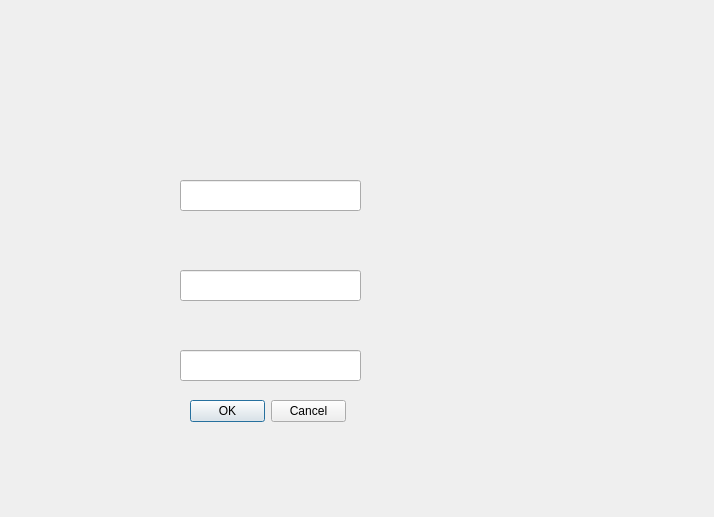
<?xml version="1.0" encoding="UTF-8"?>
<ui version="4.0">
 <class>Dialog</class>
 <widget class="QDialog" name="Dialog">
  <property name="geometry">
   <rect>
    <x>0</x>
    <y>0</y>
    <width>714</width>
    <height>517</height>
   </rect>
  </property>
  <property name="windowTitle">
   <string>Dialog</string>
  </property>
  <widget class="QLineEdit" name="UserrlineEdit">
   <property name="geometry">
    <rect>
     <x>180</x>
     <y>180</y>
     <width>181</width>
     <height>31</height>
    </rect>
   </property>
  </widget>
  <widget class="QLineEdit" name="ContralineEdit">
   <property name="geometry">
    <rect>
     <x>180</x>
     <y>270</y>
     <width>181</width>
     <height>31</height>
    </rect>
   </property>
  </widget>
  <widget class="QLineEdit" name="RepetirContlineEdit">
   <property name="geometry">
    <rect>
     <x>180</x>
     <y>350</y>
     <width>181</width>
     <height>31</height>
    </rect>
   </property>
  </widget>
  <widget class="QDialogButtonBox" name="buttonBox">
   <property name="geometry">
    <rect>
     <x>190</x>
     <y>400</y>
     <width>156</width>
     <height>23</height>
    </rect>
   </property>
   <property name="standardButtons">
    <set>QDialogButtonBox::Cancel|QDialogButtonBox::Ok</set>
   </property>
  </widget>
  <widget class="QLabel" name="label">
   <property name="geometry">
    <rect>
     <x>0</x>
     <y>-10</y>
     <width>711</width>
     <height>541</height>
    </rect>
   </property>
   <property name="text">
    <string/>
   </property>
   <property name="pixmap">
    <pixmap resource="imganes.qrc">:/FONDOLO.png</pixmap>
   </property>
  </widget>
  <zorder>label</zorder>
  <zorder>UserrlineEdit</zorder>
  <zorder>ContralineEdit</zorder>
  <zorder>RepetirContlineEdit</zorder>
  <zorder>buttonBox</zorder>
 </widget>
 <resources>
  <include location="imganes.qrc"/>
 </resources>
 <connections/>
</ui>
